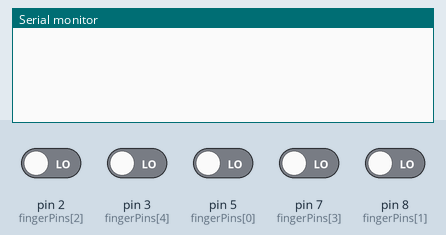
The sketch below on a simulated Arduino Uno, built with avr-gcc and run on an emulated ATmega328P. Parts: the last lines printed to the serial monitor. The test bench sets the inputs (shaded band); at power-on: pin 2 (fingerPins[2]), pin 3 (fingerPins[4]), pin 5 (fingerPins[0]), pin 7 (fingerPins[3]), pin 8 (fingerPins[1]) LOW.

Above: at 1.2 s.
1.3 s: pin 2 (fingerPins[2]) driven HIGH
At 2.1 s:
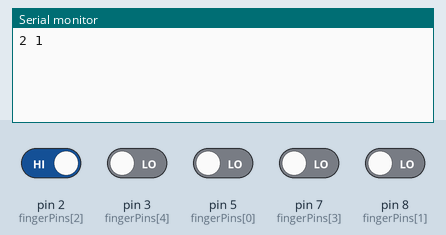
2.8 s: pin 3 (fingerPins[4]) driven HIGH
At 3.2 s:
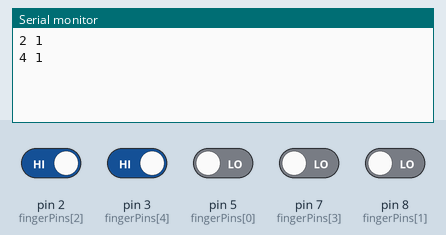
4.3 s: pin 5 (fingerPins[0]) driven HIGH
At 5.5 s:
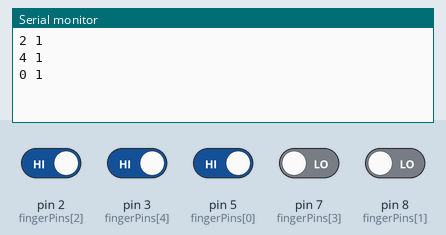
5.8 s: pin 7 (fingerPins[3]) driven HIGH
At 6.7 s:
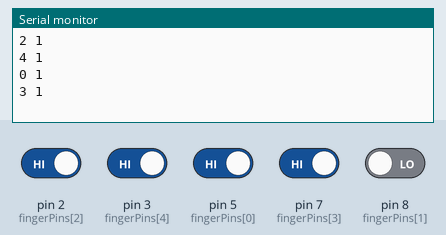
7.3 s: pin 8 (fingerPins[1]) driven HIGH
At 7.8 s:
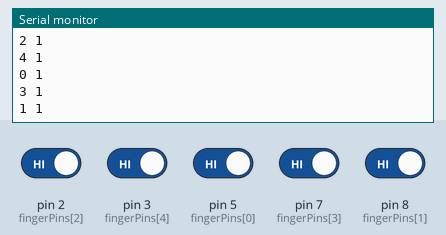
8.8 s: pin 2 (fingerPins[2]) driven LOW
At 10.2 s:
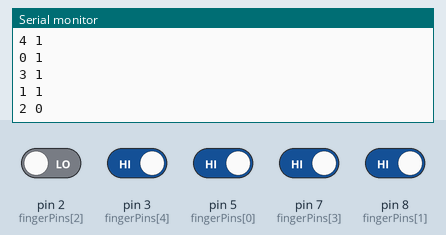
Timing chart, 0 to 11.3 s (numbered marks = the images above; inputs shaded):
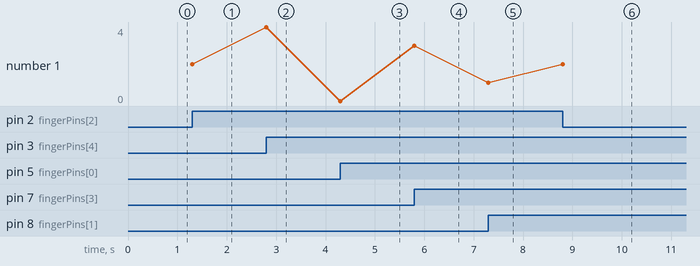

The sketch:

arduino.ino
```cpp
// fingers: thumb, pointer, middle, ring, little
int fingerPins[5] = {5,8,2,7,3};
bool buttonState[5] = {false, false, false, false, false};
bool newButtonState;

void setup() {
  // put your setup code here, to run once:
  Serial.begin(9600);
}

void loop() {
  for (int i=0; i<5; i++) {
    newButtonState = digitalRead(fingerPins[i]);
    if (newButtonState != buttonState[i]) {
      Serial.println(String(i) + " " + String(newButtonState));
      buttonState[i] = newButtonState;
      //debounce
      delay(50);
    }
  }
  delay(1);
}
```

Measured:
- after the input at 1.3 s, the serial monitor: prints a new line at once (image 1)
- after the input at 2.8 s, the serial monitor: prints a new line at once (image 2)
- after the input at 4.3 s, the serial monitor: prints a new line at once (image 3)
- after the input at 5.8 s, the serial monitor: prints a new line at once (image 4)
- after the input at 7.3 s, the serial monitor: prints a new line at once (image 5)
- after the input at 8.8 s, the serial monitor: prints a new line at once (image 6)
- plotted number 1: 2 → 4 after the input at 2.8 s, 4 → 0 after the input at 4.3 s, 0 → 3 after the input at 5.8 s, 1 → 2 after the input at 8.8 s
